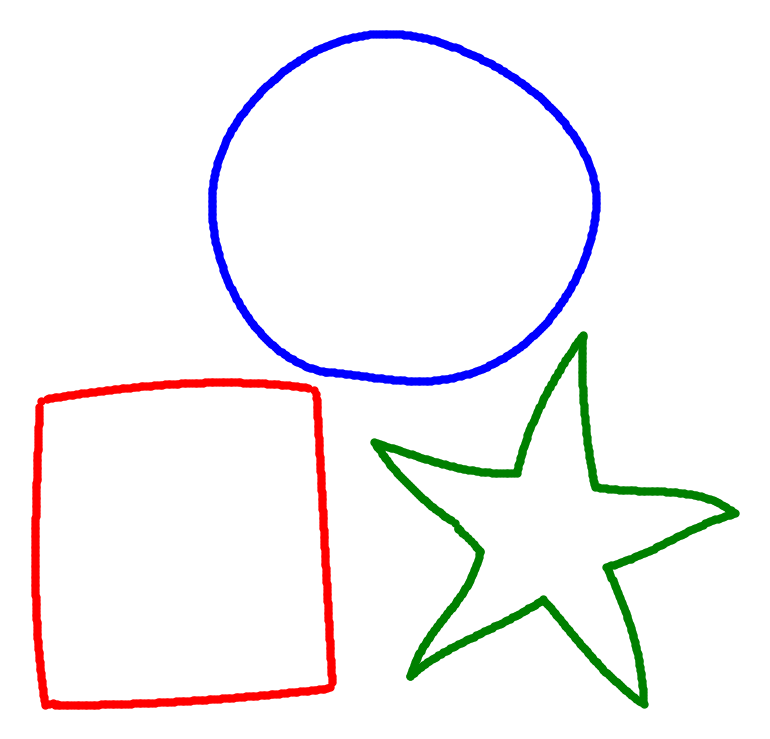
#> input picture upload/isolated.png, 770 x 739 px; its folder holds only this picture in this run
$ python -i final_isolated.py   (imports and definitions only)
#> lines starting #> are read from the running program, lines starting #| are printed output that depends on the picture; after the words box and inside, x2 and y2 are one past the last pixel; in counts of white or black regions, pixels touching at a corner belong together
### functions.py
import numpy as np
import matplotlib
#matplotlib.use('Agg')  # Set the backend to non-interactive
from matplotlib import pyplot as plt
import cv2
import os


# [99 lines left out: functions find_shapes, show_regular, add_salt_pepper_noise, salt_pepper_folder, not called in this run]

#applies a median blur noise reduction to an image
def reduce_noise_median(img_noisy, krnl_size = 5):
    if ((krnl_size is not None) and (krnl_size % 2 == 1)):
        img_noisy = cv2.medianBlur(img_noisy, krnl_size)
    else:
        print("Wrong kernel input")
    return img_noisy

#applies morph operations OPEN+CLOSE noise reduction to an image
# [124 lines left out: functions reduce_noise_morph, show_denoise, verify_accuracy, demo_regular, demo_low_noise, demo_high_noise and 1 more, not called in this run]

### final_isolated.py

import numpy as np
import cv2
from functions import reduce_noise_median, reduce_noise_morph
import matplotlib
# [1 line not run here, left out]
from matplotlib import pyplot as plt

def detect_shape_and_approx(contour):
    """Function to detect the shape and get the approximated contour."""
    shape = "unidentified"
    approx = cv2.approxPolyDP(contour, 0.01 * cv2.arcLength(contour, True), True)


    x, y, w, h = cv2.boundingRect(approx)
    ratio = float(w) / h

    if len(approx) == 3:
        shape = "triangle"
    elif len(approx) == 4:
        if ratio >= 0.95 and ratio <= 1.05:
            shape = "square"
        else:
            shape = "rectangle"
        # Check if the rectangle might be rounded
        if cv2.contourArea(contour) > 0.5 * w * h:
            shape = "rounded_rectangle"
    elif len(approx) == 5:
        shape = "rectangle"
    elif len(approx) == 6:
        shape = "hexagon"
    elif len(approx) > 6 and len(approx) <= 10:
        shape = "star"
    else:
        shape = "ellipse"

    return shape, approx

def replace_with_shape(approx, shape):
    """Replace detected shape with its ideal form."""
    if shape == "triangle":
        ret, triangle = cv2.minEnclosingTriangle(approx)
        return triangle.reshape(-1, 2).astype(int)

    elif shape == "square" or shape == "rectangle":
        rect = cv2.minAreaRect(approx)
        box = cv2.boxPoints(rect)
        box = np.int0(box)
        return box
    elif shape == "rounded_rectangle":

        rect = cv2.minAreaRect(approx)
        box = cv2.boxPoints(rect)
        box = np.int0(box)
        return box
    elif shape == "pentagon" or shape == "hexagon":
        center, radius = cv2.minEnclosingCircle(approx)
        num_sides = 5 if shape == "pentagon" else 6
        poly = []
        for angle in np.linspace(0, 2 * np.pi, num=num_sides, endpoint=False):
            poly.append([
                int(center[0] + radius * np.cos(angle)),
                int(center[1] + radius * np.sin(angle))
            ])
        return np.array(poly, dtype=int)
    elif shape == "star":

        center, radius = cv2.minEnclosingCircle(approx)
        outer_points = []
        inner_points = []
        for i in range(5):
            outer_angle = i * 2 * np.pi / 5 - np.pi / 2
            inner_angle = outer_angle + np.pi / 5

            outer_x = int(center[0] + radius * np.cos(outer_angle))
            outer_y = int(center[1] + radius * np.sin(outer_angle))
            outer_points.append([outer_x, outer_y])

            inner_x = int(center[0] + 0.4 * radius * np.cos(inner_angle))
            inner_y = int(center[1] + 0.4 * radius * np.sin(inner_angle))
            inner_points.append([inner_x, inner_y])

        star_points = []
        for i in range(5):
            star_points.append(outer_points[i])
            star_points.append(inner_points[i])

        return np.array(star_points, dtype=int)
    elif shape == "ellipse":
        ellipse = cv2.fitEllipse(approx)
        ellipse_points = cv2.ellipse2Poly((int(ellipse[0][0]), int(ellipse[0][1])),
                                          (int(ellipse[1][0] / 2), int(ellipse[1][1] / 2)),
                                          int(ellipse[2]), 0, 360, 5)
        return np.array(ellipse_points, dtype=int)
    else:
        return approx.reshape(-1, 2).astype(int)

def check_symmetry(shape, points):
    """Check for different types of symmetry in the given shape."""
    def is_symmetric(pts, axis, direction='vertical'):
        """Check if the shape is symmetric along a given axis (vertical or horizontal)."""
        pts = np.array(pts)
        if direction == 'vertical':
            mirrored_pts = [[2 * axis - x, y] for x, y in pts]
        else:
            mirrored_pts = [[x, 2 * axis - y] for x, y in pts]
        mirrored_pts = np.array(mirrored_pts)

        return np.allclose(np.sort(pts, axis=0), np.sort(mirrored_pts, axis=0))

    def is_rotationally_symmetric(pts):
        """Check if the shape is rotationally symmetric."""
        num_points = len(pts)
        if num_points < 3:
            return False  # Not enough points for meaningful rotational symmetry


        center_x = np.mean(pts[:, 0])
        center_y = np.mean(pts[:, 1])


        angles = [np.arctan2(y - center_y, x - center_x) for x, y in pts]
        angles = np.sort(angles)


        expected_angle = 2 * np.pi / num_points
        for i in range(num_points):
            rotated_angles = np.roll(angles, -i)  # Rotate angles
            if np.allclose(rotated_angles, angles):
                return True
        return False

    center_x = np.mean(points[:, 0])
    center_y = np.mean(points[:, 1])

    symmetries = {}

    if shape in ["rectangle", "square", "rounded_rectangle"]:
        symmetries["vertical"] = is_symmetric(points, center_x, 'vertical')
        symmetries["horizontal"] = is_symmetric(points, center_y, 'horizontal')

    if shape in ["triangle", "pentagon", "hexagon"]:
        symmetries["rotational"] = is_rotationally_symmetric(points)

    if shape == "ellipse":
        symmetries["vertical"] = is_symmetric(points, center_x, 'vertical')
        symmetries["horizontal"] = is_symmetric(points, center_y, 'horizontal')

    return symmetries

def find_shapes(image_bgr):
    image_output = image_bgr.copy()
    image_gray = cv2.cvtColor(image_output, cv2.COLOR_BGR2GRAY)

    edges = cv2.Canny(image_gray, 50, 150)

    kernel = np.ones((3, 3), np.uint8)
    edges = cv2.dilate(edges, kernel, iterations=1)

    contours, _ = cv2.findContours(edges, cv2.RETR_EXTERNAL, cv2.CHAIN_APPROX_SIMPLE)

    lines = cv2.HoughLinesP(edges, 1, np.pi / 180, 200, minLineLength=50, maxLineGap=10)

    plt.figure(figsize=(10, 10))

    for contour in contours:
        if cv2.arcLength(contour, True) <= 100:
            continue

        shape, approx = detect_shape_and_approx(contour)
        ideal_shape = replace_with_shape(approx, shape)

        height, width = image_bgr.shape[:2]
        ideal_shape_flipped = ideal_shape.copy()
        ideal_shape_flipped[:, 1] = height - ideal_shape[:, 1]

        symmetries = check_symmetry(shape, ideal_shape_flipped)
        print(f"Shape: {shape}, Symmetries: {symmetries}")

        plt.plot(np.append(ideal_shape_flipped[:, 0], ideal_shape_flipped[0, 0]),
                 np.append(ideal_shape_flipped[:, 1], ideal_shape_flipped[0, 1]),
                 'g-', linewidth=2)

    plt.gca().set_aspect('equal', adjustable='box')
    plt.axis('off')

    # Save the plot instead of showing it
    plt.savefig('static/shapes_detected.png', bbox_inches='tight', pad_inches=0)
    plt.close()  # Close the figure to free up memory

    return image_output, image_gray, edges

def show_regular(input_img, grey_img, edge_img, output_img, title="figure1"):
    fig, _ = plt.subplots(figsize=(10, 10))

    plt.subplot(221)
    plt.axis('off')
    plt.title("input")
    plt.imshow(cv2.cvtColor(input_img, cv2.COLOR_BGR2RGB))

    plt.subplot(222)
    plt.axis('off')
    plt.title("greyscale")
    plt.imshow(grey_img, cmap='gray')

    plt.subplot(223)
    plt.axis('off')
    plt.title("edges")
    plt.imshow(edge_img, cmap='gray')

    plt.subplot(224)
    plt.axis('off')
    plt.title("output")
    plt.imshow(cv2.cvtColor(output_img, cv2.COLOR_BGR2RGB))


    plt.savefig(f'static/{title}.png', bbox_inches='tight')
    plt.close()  # Close the figure to free up memory

def calculate_noise_level(image):
    noise_level = np.std(image)
    return noise_level

def apply_noise_reduction(image):
    noise_level = calculate_noise_level(image)

    if noise_level < 10:
        # Apply low noise reduction function
        reduced_noise_image = image
    elif noise_level < 50:
        # Apply regular noise reduction function
        reduced_noise_image = reduce_noise_median(image)
    else:
        reduced_noise_image = reduce_noise_median(image)
        reduced_noise_image = reduce_noise_morph(image)

    return reduced_noise_image

# Main code to process a single image file
def process_single_image(image_path):
#> called with image_path = 'upload/isolated.png'
    image = cv2.imread(image_path)
#> image is the input picture: shape (739, 770, 3); mean B, G, R 245.2, 243.6, 245.2
    reduced_noise_image = apply_noise_reduction(image)
#> in calculate_noise_level, `noise_level = np.std(image)`: noise_level = 47.92
    output_image, grey_img, edge_img = find_shapes(reduced_noise_image)
#> in find_shapes, `image_gray = cv2.cvtColor(image_output, cv2.COLOR_BGR2GRAY)`:
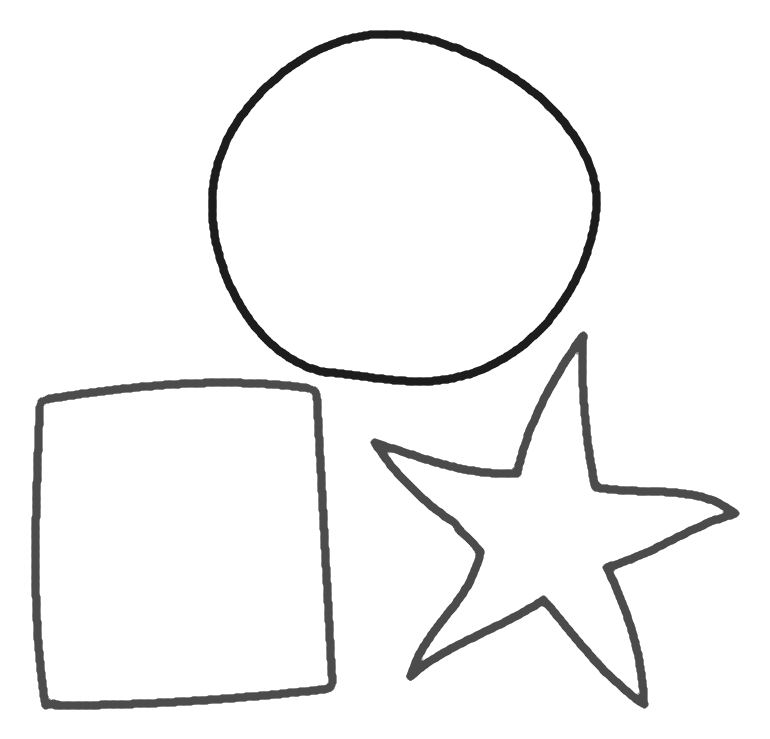
#> image_gray: shape (739, 770); min 29, max 255, mean 244.3
#> in find_shapes, `edges = cv2.Canny(image_gray, 50, 150)`:
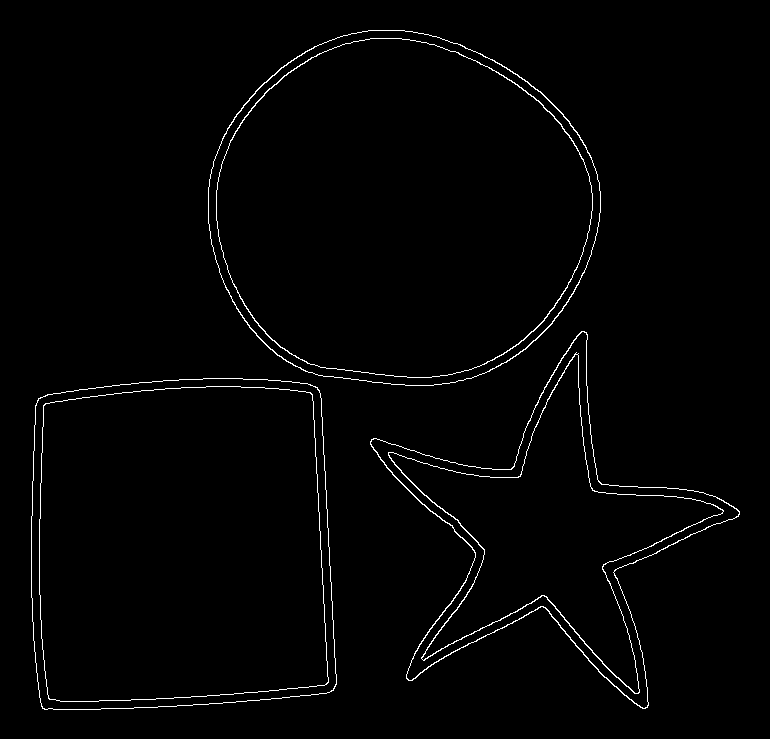
#> edges: shape (739, 770); 1.5% white in thin lines or dots, all inside (x1, y1, x2, y2) = (31, 30, 740, 710)
#> in find_shapes, `edges = cv2.dilate(edges, kernel, iterations=1)`:
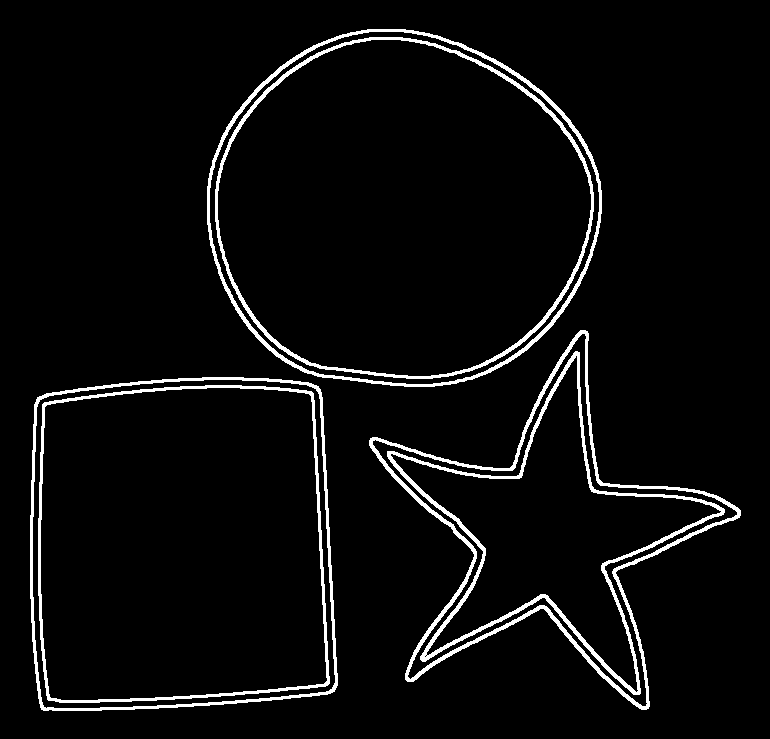
#> edges: shape (739, 770); 4.6% white; 6 white regions
#> in find_shapes, `contours, _ = cv2.findContours(edges, cv2.RETR_EXTERNAL, cv2.CHAIN_APP..`: contours = 3 contours; box (x1, y1, x2, y2) and area: (207, 29, 602, 387) 110626, (30, 377, 338, 711) 95594, (369, 330, 741, 710) 48688
#> in find_shapes, `lines = cv2.HoughLinesP(edges, 1, np.pi / 180, 200, minLineLength=50, ..`: lines = 29 rows, first 6: [564, 634, 636, 706], [427, 494, 485, 552], [320, 389, 335, 688], [321, 392, 337, 685], [310, 362, 328, 693], [312, 363, 329, 693]
#> the loop in find_shapes, `for contour in contours:` made 3 passes
#> (shape, x in detect_shape_and_approx, y in detect_shape_and_approx, w in detect_shape_and_approx, h in detect_shape_and_approx, ratio in detect_shape_and_approx, rect in replace_with_shape) on pass 1: ('rectangle', 37, 377, 298, 333, 0.895, ((179.1, 540), (293.5, 323.1), -3))
#> (shape, x in detect_shape_and_approx, y in detect_shape_and_approx, w in detect_shape_and_approx, h in detect_shape_and_approx, ratio in detect_shape_and_approx, center in replace_with_shape, radius in replace_with_shape) on pass 2: ('star', 370, 331, 371, 378, 0.981, (545.8, 531.1), 204.3)
#| Shape: rectangle, Symmetries: {'vertical': False, 'horizontal': True}
#| Shape: star, Symmetries: {}
#| Shape: ellipse, Symmetries: {'vertical': False, 'horizontal': False}
#> in find_shapes, `plt.savefig('static/shapes_detected.png', bbox_inches='tight', pad_inc..`:
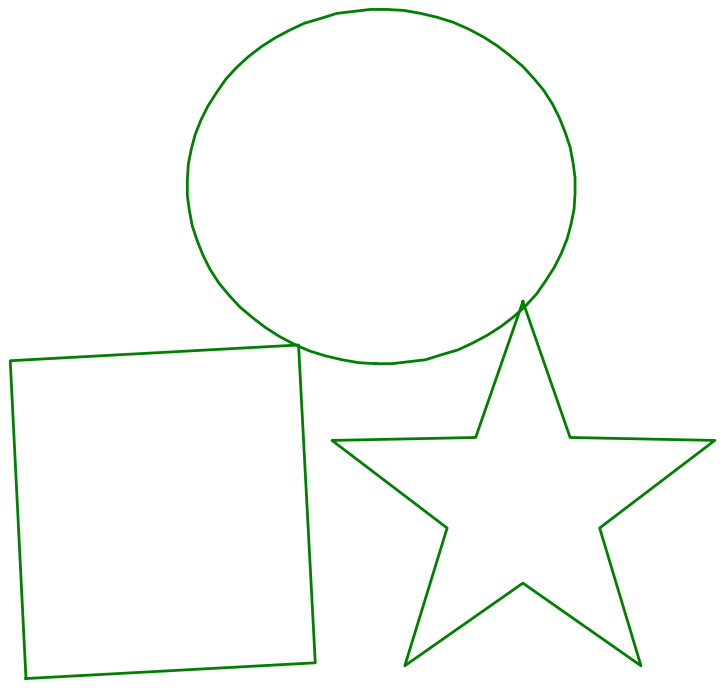
#> figure drawn by matplotlib, 1 panel
    show_regular(reduced_noise_image, grey_img, edge_img, output_image, title="Shape_Detection")
#> in show_regular, `plt.savefig(f'static/{title}.png', bbox_inches='tight')`:
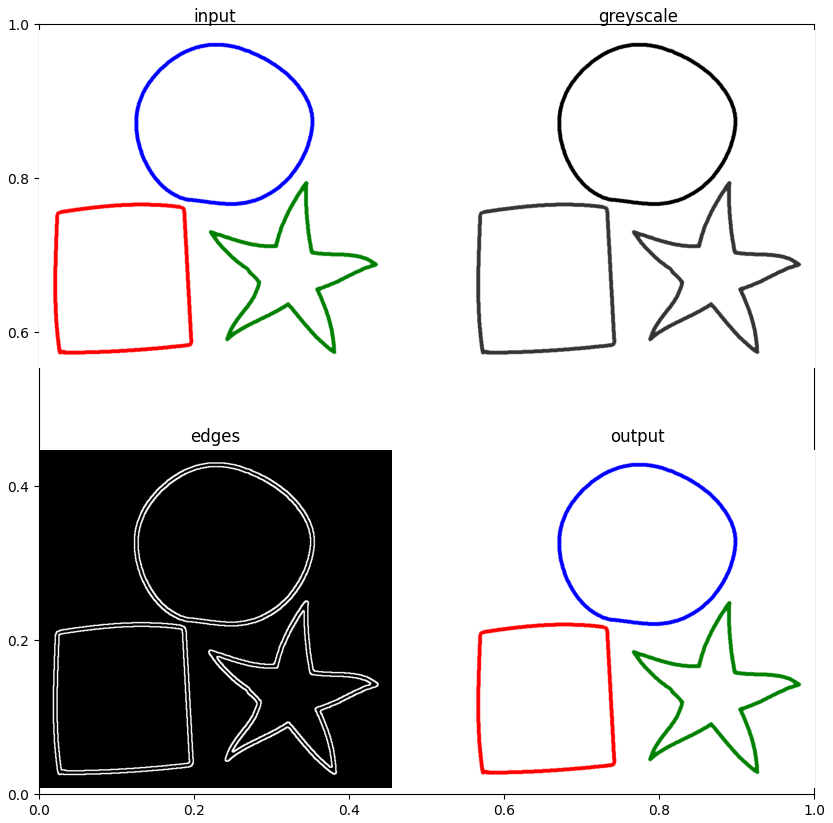
#> figure drawn by matplotlib, 4 panels

>>> result = process_single_image('upload/isolated.png')
